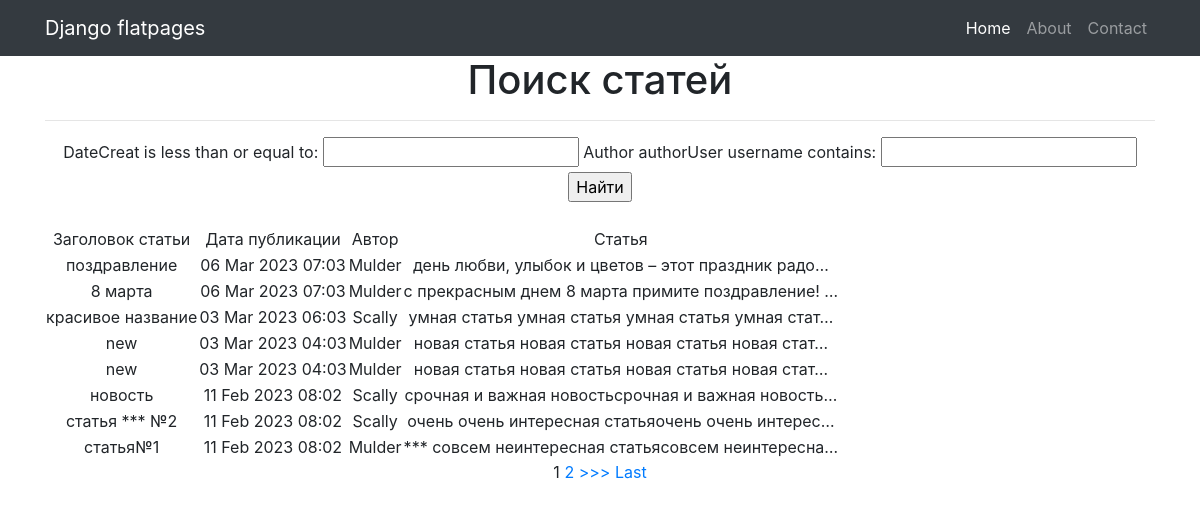
The app's page /news/search/ with its own data.
### news/models.py (models this page shows, shortened)
class Post(models.Model):
    author = models.ForeignKey(Author, on_delete=models.CASCADE)
    NEWS = 'NW'
    ARTICLE = 'AR'
    CATEGORY_CHOICES = (
        (NEWS, 'Новость'),
        (ARTICLE, 'Статаья'),
    )
    categoryType = models.CharField(max_length=2, choices=CATEGORY_CHOICES, default=ARTICLE)
    dateCreat = models.DateTimeField(auto_now_add=True)
    postCategory = models.ManyToManyField(Category, through='PostCategory')
    title = models.CharField(max_length=128)
    text = models.TextField()
    rating = models.SmallIntegerField(default=0)

class Author(models.Model):
    authorUser = models.OneToOneField(User, on_delete=models.CASCADE)
    ratingAuthor = models.SmallIntegerField(default=0)

### news/views.py (the view)
# urls.py: path('search/', SearchNews.as_view()),
class SearchNews(ListView):
    model = Post  # указываем модель, объекты которой мы будем выводить
    template_name = 'search.html'  # указываем имя шаблона, в котором будет лежать HTML, в нём будут все инструкции о том, как именно пользователю должны вывестись наши объекты
    context_object_name = 'news'  # это имя списка, в котором будут лежать все объекты, его надо указать, чтобы обратиться к самому списку объектов через HTML-шаблон
    queryset = Post.objects.order_by('-dateCreat')
    paginate_by = 1 # постраничный вывод в один элемент
    def get_context_data(self, **kwargs):
        context= super().get_context_data(**kwargs)
        context['filter'] = NewsFilter(self.request.GET, queryset=self.get_queryset())
        return context

### news/templatetags/censor_filters.py (called while the page is built)
@register.filter(name='censor') # регистрируем наш фильтр под именем censor, чтоб django понимал, что это именно фильтр, а не простая функция
def censor(testText):
    for word in bad_words:
        testText = testText.lower().replace(word.lower(), '***') # ищем в переданном тексте слова из списка bad_words и меняем их на ***
    return testText

### templates/search.html (shortened to what this page needs)
{% extends 'flatpages/default.html' %}
{% load censor_filters %}
{% block content %}
<h1>Поиск статей</h1>
<hr>
    {% if news %}
        <form method="GET">
            {{ filter.form }}
            <input type="submit" value="Найти">
        </form>
        <br>
        <table>
            <tr>
                <td>
                    Заголовок статьи
                </td>
                <td>
                    Дата публикации
                </td>
                <td>
                    Автор
                </td>
                <td>
                    Статья
                </td>
            </tr>
        {% for new in filter.qs %}
            <tr>
                <td>
                    {{ new.title|censor }}
                </td>
                <td>
                    {{ new.dateCreat|date:'d M Y h:m' }}
                </td>
                <td>
                    {{ new.author.authorUser}}
                </td>
                <td>
                    {{ new.text|censor|truncatechars:50 }}
                </td>
            </tr>
        {% endfor %}
        </table>
        {% if is_paginated %}
            {% for num in page_obj.paginator.page_range %}
                {% if page_obj.number == num %}
                    <a>{{ num }}</a>
                {% elif num > page_obj.number|add:'-2' and num < page_obj.number|add:'2' %}
                    <a href="?page={{ num }}">{{ num }}</a>
                {% endif %}
            {% endfor %}
            {% if page_obj.has_next %}
                <a href="?page={{ page_obj.next_page_number }}">>>></a>
                <a href="?page={{ page_obj.paginator.num_pages }}">Last</a>
            {% endif %}
    {% endif %}
{% endif %}
{% endblock content %}

### templates/flatpages/default.html (shortened to what this page needs)
{% load static %}
<!DOCTYPE html>
<html lang="en">
<head>
  <link href="{% static 'vendor/bootstrap/css/bootstrap.min.css' %}" rel="stylesheet">
</head>
<body>
  <nav class="navbar navbar-expand-lg navbar-dark bg-dark static-top">
    <div class="container">
      <a class="navbar-brand" href="#">Django flatpages</a>
      <div class="collapse navbar-collapse" id="navbarResponsive">
        <ul class="navbar-nav ml-auto">
          <li class="nav-item active">
            <a class="nav-link" href="#">Home
            </a>
          </li>
          <li class="nav-item">
            <a class="nav-link" href="/about/">About</a>
          </li>
          <li class="nav-item">
            <a class="nav-link" href="/contacts/">Contact</a>
          </li>
        </ul>
      </div>
    </div>
  </nav>
  <div class="container">
    <div class="row">
      <div class="col-lg-12 text-center">
       {% block content %}{% endblock content %}
      </div>
    </div>
  </div>
</body>
</html>

### records on screen
Post: title|censor "поздравление", dateCreat "06 Mar 2023 07:03", author.authorUser "Mulder", text|censor "день любви, улыбок и цветов – этот праздник радо…"
Post: title|censor "8 марта", dateCreat "06 Mar 2023 07:03", author.authorUser "Mulder", text|censor "с прекрасным днем 8 марта примите поздравление! …"
Post: title|censor "красивое название", dateCreat "03 Mar 2023 06:03", author.authorUser "Scally", text|censor "умная статья умная статья умная статья умная стат…"
Post: title|censor "new", dateCreat "03 Mar 2023 04:03", author.authorUser "Mulder", text|censor "новая статья новая статья новая статья новая стат…"
Post: title|censor "new", dateCreat "03 Mar 2023 04:03", author.authorUser "Mulder", text|censor "новая статья новая статья новая статья новая стат…"
Post: title|censor "новость", dateCreat "11 Feb 2023 08:02", author.authorUser "Scally", text|censor "срочная и важная новостьсрочная и важная новость…"
Post: title|censor "статья *** №2", dateCreat "11 Feb 2023 08:02", author.authorUser "Scally", text|censor "очень очень интересная статьяочень очень интерес…"
Post: title|censor "статья№1", dateCreat "11 Feb 2023 08:02", author.authorUser "Mulder", text|censor "*** совсем неинтересная статьясовсем неинтересна…"

### other values on screen
{{ num }} "1"
{{ num }} "2"
